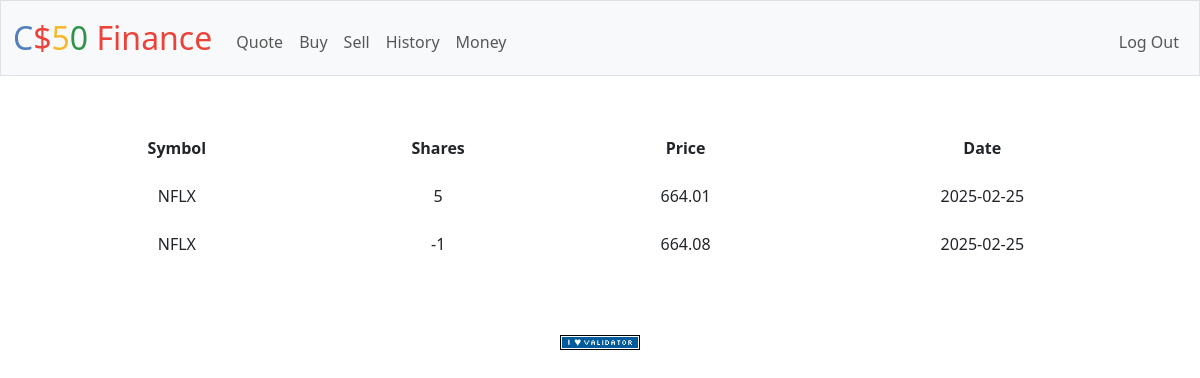
Screenshot of /history (signed in) with the database file from the repository.
### tables this page shows
CREATE TABLE transactions (
                id_user INTEGER,
                username TEXT NOT NULL, 
                symbol TEXT NOT NULL,
                price NUMERIC NOT NULL,
                date TEXT NOT NULL,
                shares INTEGER);

### app.py (the view)
@app.route("/history")
@login_required
def history():
    registrosAcoes = db.execute("SELECT * FROM transactions WHERE id_user = ?", session["user_id"])
    return render_template("history.html", registrosAcoes=registrosAcoes)

### app.py (called while the page is built)
@app.after_request
def after_request(response):
    response.headers["Cache-Control"] = "no-cache, no-store, must-revalidate"
    response.headers["Expires"] = 0
    response.headers["Pragma"] = "no-cache"
    return response

### helpers.py (called while the page is built)
def login_required(f):
    @wraps(f)
    def decorated_function(*args, **kwargs):
        if session.get("user_id") is None:
            return redirect("/login")
        return f(*args, **kwargs)
    return decorated_function

### templates/history.html (shortened to what this page needs)
{% extends "layout.html" %}
{% block main %}
    <table>
        <thead>
            <tr>
                <th>Symbol</th>
                <th>Shares</th>
                <th>Price</th>
                <th>Date</th>
            </tr>
        </thead>
        <tbody>
            <tr>
                {% for registrosAcoes in registrosAcoes %}
                    <tr>
                        <td>{{ registrosAcoes.symbol }}</td>
                        <td>{{ registrosAcoes.shares }}</td>
                        <td>{{ registrosAcoes.price }}</td>
                        <td>{{ registrosAcoes.date }}</td>
                    </tr>
                {% endfor %}
            </tr>
        </tbody>
    </table>
{% endblock %}

### static/styles.css (style rules this page uses)
table { background-color: transparent; margin-bottom: 1rem; width: 100%; }
table th, table td { padding: 0.75rem; vertical-align: middle; }

### rows the page displays
transactions: symbol "NFLX", shares "5", price "664.01", date "2025-02-25"
transactions: symbol "NFLX", shares "-1", price "664.08", date "2025-02-25"
